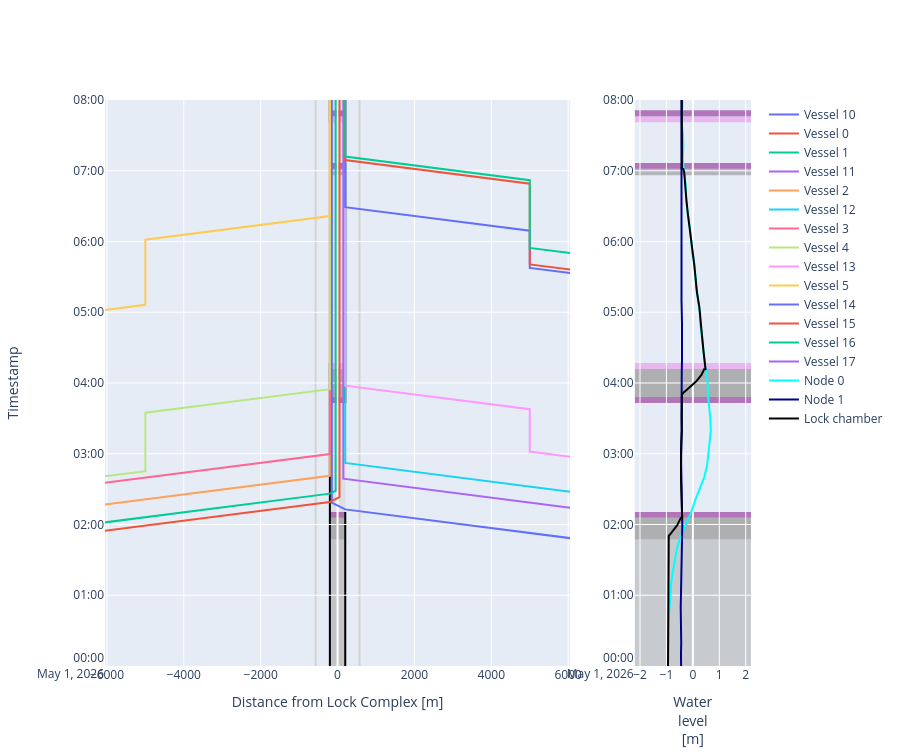

Notebook code cell kept with this figure:
### Markdown cell above
##### Time-distance diagram of vessels passing the lock and planning info
Luckily, the time-distance diagram shows the behaviour of the vessels in a more comprehensible manner. Waiting times emerge.

### Code cell
def cm_to_pixels(cm):
    return cm * 37.8 # Set figure height to 10 cmfig.update_layout(height=cm_to_pixels(10))

# We can plot the time-distance diagram
fig = lock_chamber.plot(xlimmin = -6050, 
                        xlimmax = 6050,
                        ylimmin = pd.Timestamp('2026-05-01 00:00:00'),
                        ylimmax = pd.Timestamp('2026-05-01 08:00:00'),
                        method='Plotly',
                        boundary_nodes = ['-1','+1'])

fig.update_layout(height=cm_to_pixels(20))
